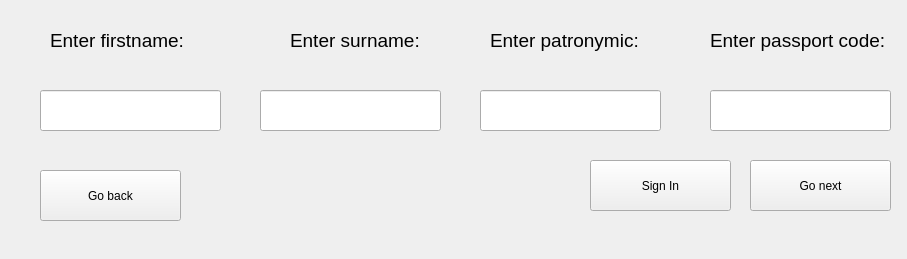
<?xml version="1.0" encoding="UTF-8"?>
<ui version="4.0">
 <class>Form</class>
 <widget class="QWidget" name="Form">
  <property name="geometry">
   <rect>
    <x>0</x>
    <y>0</y>
    <width>907</width>
    <height>259</height>
   </rect>
  </property>
  <property name="windowTitle">
   <string>forAnotherBuy</string>
  </property>
  <widget class="QLabel" name="label_4">
   <property name="geometry">
    <rect>
     <x>710</x>
     <y>20</y>
     <width>181</width>
     <height>41</height>
    </rect>
   </property>
   <property name="font">
    <font>
     <pointsize>14</pointsize>
    </font>
   </property>
   <property name="text">
    <string>Enter passport code:</string>
   </property>
  </widget>
  <widget class="QLineEdit" name="patronumic">
   <property name="geometry">
    <rect>
     <x>480</x>
     <y>90</y>
     <width>181</width>
     <height>41</height>
    </rect>
   </property>
  </widget>
  <widget class="QPushButton" name="next">
   <property name="geometry">
    <rect>
     <x>750</x>
     <y>160</y>
     <width>141</width>
     <height>51</height>
    </rect>
   </property>
   <property name="text">
    <string>Go next</string>
   </property>
  </widget>
  <widget class="QLabel" name="label_2">
   <property name="geometry">
    <rect>
     <x>290</x>
     <y>20</y>
     <width>181</width>
     <height>41</height>
    </rect>
   </property>
   <property name="font">
    <font>
     <pointsize>14</pointsize>
    </font>
   </property>
   <property name="text">
    <string>Enter surname:</string>
   </property>
  </widget>
  <widget class="QLabel" name="label">
   <property name="geometry">
    <rect>
     <x>50</x>
     <y>20</y>
     <width>181</width>
     <height>41</height>
    </rect>
   </property>
   <property name="font">
    <font>
     <pointsize>14</pointsize>
    </font>
   </property>
   <property name="text">
    <string>Enter firstname:</string>
   </property>
  </widget>
  <widget class="QLineEdit" name="firstname">
   <property name="geometry">
    <rect>
     <x>40</x>
     <y>90</y>
     <width>181</width>
     <height>41</height>
    </rect>
   </property>
  </widget>
  <widget class="QLineEdit" name="surname">
   <property name="geometry">
    <rect>
     <x>260</x>
     <y>90</y>
     <width>181</width>
     <height>41</height>
    </rect>
   </property>
  </widget>
  <widget class="QPushButton" name="back">
   <property name="geometry">
    <rect>
     <x>40</x>
     <y>170</y>
     <width>141</width>
     <height>51</height>
    </rect>
   </property>
   <property name="text">
    <string>Go back</string>
   </property>
  </widget>
  <widget class="QLabel" name="label_3">
   <property name="geometry">
    <rect>
     <x>490</x>
     <y>20</y>
     <width>181</width>
     <height>41</height>
    </rect>
   </property>
   <property name="font">
    <font>
     <pointsize>14</pointsize>
    </font>
   </property>
   <property name="text">
    <string>Enter patronymic:</string>
   </property>
  </widget>
  <widget class="QLineEdit" name="passport">
   <property name="geometry">
    <rect>
     <x>710</x>
     <y>90</y>
     <width>181</width>
     <height>41</height>
    </rect>
   </property>
  </widget>
  <widget class="QPushButton" name="sign">
   <property name="geometry">
    <rect>
     <x>590</x>
     <y>160</y>
     <width>141</width>
     <height>51</height>
    </rect>
   </property>
   <property name="text">
    <string>Sign In</string>
   </property>
  </widget>
 </widget>
 <resources/>
 <connections/>
</ui>
